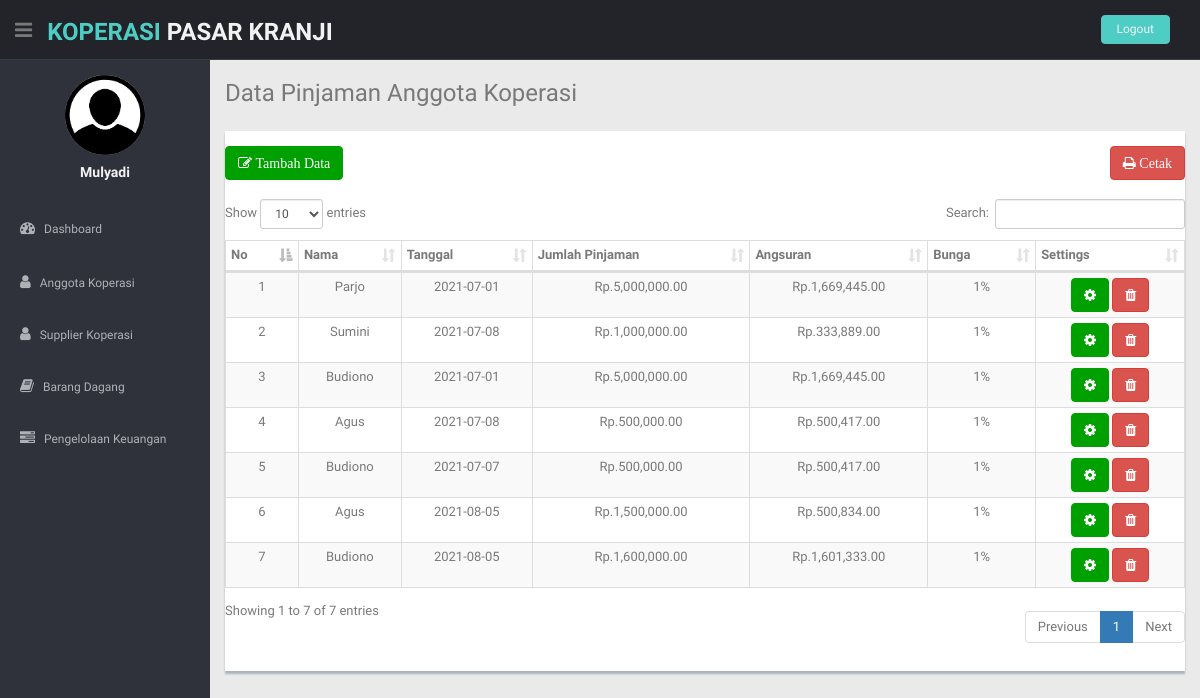
Page /manager/index_manager.php?halaman=pinjaman (signed in) on the committed database.
### tables this page shows
CREATE TABLE `pinjaman_anggota` (
  `id_pinjam` int(11) NOT NULL,
  `tgl` date NOT NULL,
  `id_anggota` int(11) NOT NULL,
  `jumlah` int(11) NOT NULL,
  `id_cicilan` int(11) NOT NULL,
  `lama` smallint(6) NOT NULL,
  `bunga` smallint(6) NOT NULL
);

CREATE TABLE `anggota` (
  `id_anggota` int(11) NOT NULL,
  `nama_anggota` varchar(100) NOT NULL,
  `jenis_kelamin` varchar(50) NOT NULL,
  `username` varchar(100) NOT NULL,
  `password` varchar(100) NOT NULL,
  `alamat` varchar(100) NOT NULL,
  `no_tlp` varchar(50) NOT NULL,
  `no_ktp` varchar(50) NOT NULL,
  `foto_anggota` varchar(150) NOT NULL
);

CREATE TABLE `pinjaman_detail` (
  `id_pinjaman` int(11) NOT NULL,
  `id_pinjam` int(11) NOT NULL,
  `id_cicilan` int(11) NOT NULL,
  `angsuran` int(11) NOT NULL,
  `bunga` int(11) NOT NULL,
  `tgl_bayar` date NOT NULL,
  `jumlah_bayar` int(11) NOT NULL
);

### manager/pinjaman/index_pinjam.php (the view)
    <section id="main-content">
      <section class="wrapper">
        <h3> Data Pinjaman Anggota Koperasi</h3>
        <div class="row mt">
          <div class="col-lg-12">
            <div class="content-panel">
              <div>
                <a href="index_manager.php?halaman=pinjaman&aksi=tambah" class="btn btn-theme" style="float: left;">
                  <i class="fa fa-edit"> Tambah Data </i></a>
              </div>
              <div class="nav right">
                <a href="pinjaman/cetak_pinjam.php" class="btn btn-danger" style="float: right;">
                  <i class="fa fa-print"> Cetak </i></a>
              </div>
                <table class="table table-bordered table-striped table-condensed" id="example1">
                <br>
                <thead align="center">
                    <tr align="center">
                    <th>No</th>
                    <th>Nama</th>
                    <th>Tanggal</th>
                    <th>Jumlah Pinjaman</th>
                    <th>Angsuran</th>
                    <th>Bunga</th>
                    <th>Settings</th>
                  </tr>
                </thead>
                <tbody>
                <?php
                    $nomor=1;
                    $sql = $koneksi->query("SELECT *FROM pinjaman_anggota JOIN anggota ON pinjaman_anggota.id_anggota = anggota.id_anggota JOIN pinjaman_detail ON pinjaman_anggota.id_pinjam=pinjaman_detail.id_pinjam") or die(mysqli_error($koneksi));?>
                <?php while ($data = $sql->fetch_assoc()) {?>
                <tr class="gradeX" align="center">
                    <td><?php echo $nomor; ?></td>
                    <td><?php echo $data['nama_anggota']; ?></td>
                    <td><?php echo $data['tgl']; ?></td>
                    <td>Rp.<?php echo number_format($data['jumlah']); ?>.00</td>
                    <td>Rp.<?php echo number_format($data['angsuran']); ?>.00</td>
                    <td><?php echo number_format($data['bunga']); ?>%</td>
                    <td>
                        <a href="index_manager.php?halaman=simpanan&aksi=edit&id=<?php echo $data['id_pinjaman']; ?>" class="btn btn-theme"><i class="fa fa-cog"></i></a>
                        <a href="index_manager.php?halaman=simpanan&aksi=delete&id=<?php echo $data['id_pinjaman']; ?>" class="btn btn-danger"><i class="fa fa-trash"></i></a>
                    </td>
                </tr>
                <?php
                $nomor++;
                };?>
                </tbody>
            </table>
        </div>
    </div>
</div>
</section>
</section>

### css/style.css (style rules this page uses)
body { color: #797979; background: #eaeaea; font-family: 'Ruda', sans-serif; padding: 0px !important; margin: 0px !important; font-size:13px; }
a, a:hover, a:focus { text-decoration: none; outline: none; }
.btn-theme { color: #fff; background-color: #00a000; border-color: #00a000; }
.mt { margin-top: 25px; }
#main-content { margin-left: 210px; }
.wrapper { display: inline-block; margin-top: 60px; padding-left: 15px; padding-right: 15px; padding-bottom: 15px; padding-top: 0px; width: 100%; }
.content-panel { background: #ffffff; box-shadow: 0px 3px 2px #aab2bd; padding-top: 15px; padding-bottom: 5px; }

### rows in the picture
pinjaman_anggota: id_anggota.nama_anggota "Parjo", tgl "2021-07-01", jumlah "5,000,000", pinjaman_detail.angsuran "1,669,445", pinjaman_detail.bunga "1"
pinjaman_anggota: id_anggota.nama_anggota "Sumini", tgl "2021-07-08", jumlah "1,000,000", pinjaman_detail.angsuran "333,889", pinjaman_detail.bunga "1"
pinjaman_anggota: id_anggota.nama_anggota "Budiono", tgl "2021-07-01", jumlah "5,000,000", pinjaman_detail.angsuran "1,669,445", pinjaman_detail.bunga "1"
pinjaman_anggota: id_anggota.nama_anggota "Agus", tgl "2021-07-08", jumlah "500,000", pinjaman_detail.angsuran "500,417", pinjaman_detail.bunga "1"
pinjaman_anggota: id_anggota.nama_anggota "Budiono", tgl "2021-07-07", jumlah "500,000", pinjaman_detail.angsuran "500,417", pinjaman_detail.bunga "1"
pinjaman_anggota: id_anggota.nama_anggota "Agus", tgl "2021-08-05", jumlah "1,500,000", pinjaman_detail.angsuran "500,834", pinjaman_detail.bunga "1"
pinjaman_anggota: id_anggota.nama_anggota "Budiono", tgl "2021-08-05", jumlah "1,600,000", pinjaman_detail.angsuran "1,601,333", pinjaman_detail.bunga "1"

### other values in the picture
$_SESSION['nama'] "Mulyadi"
